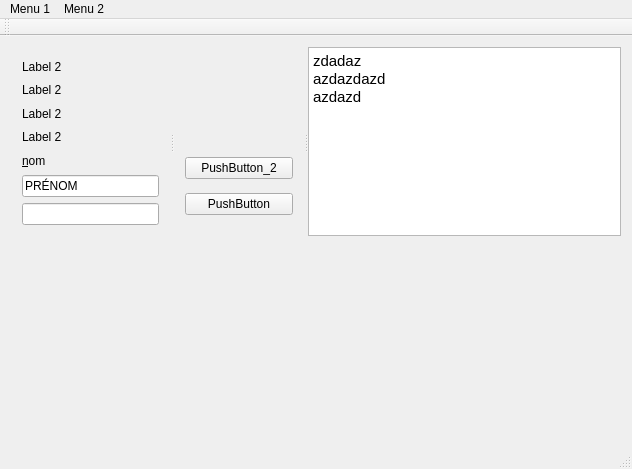
<?xml version="1.0" encoding="UTF-8"?>
<ui version="4.0">
 <class>MainWindow</class>
 <widget class="QMainWindow" name="MainWindow">
  <property name="enabled">
   <bool>true</bool>
  </property>
  <property name="geometry">
   <rect>
    <x>0</x>
    <y>0</y>
    <width>632</width>
    <height>469</height>
   </rect>
  </property>
  <property name="sizePolicy">
   <sizepolicy hsizetype="Preferred" vsizetype="Expanding">
    <horstretch>0</horstretch>
    <verstretch>0</verstretch>
   </sizepolicy>
  </property>
  <property name="palette">
   <palette>
    <active>
     <colorrole role="Mid">
      <brush brushstyle="SolidPattern">
       <color alpha="255">
        <red>138</red>
        <green>226</green>
        <blue>52</blue>
       </color>
      </brush>
     </colorrole>
    </active>
    <inactive>
     <colorrole role="Mid">
      <brush brushstyle="SolidPattern">
       <color alpha="255">
        <red>138</red>
        <green>226</green>
        <blue>52</blue>
       </color>
      </brush>
     </colorrole>
    </inactive>
    <disabled>
     <colorrole role="Mid">
      <brush brushstyle="SolidPattern">
       <color alpha="255">
        <red>138</red>
        <green>226</green>
        <blue>52</blue>
       </color>
      </brush>
     </colorrole>
    </disabled>
   </palette>
  </property>
  <property name="cursor">
   <cursorShape>ArrowCursor</cursorShape>
  </property>
  <property name="contextMenuPolicy">
   <enum>Qt::NoContextMenu</enum>
  </property>
  <property name="windowTitle">
   <string>MainWindow</string>
  </property>
  <property name="TEst" stdset="0">
   <bool>false</bool>
  </property>
  <property name="zefz" stdset="0">
   <bool>false</bool>
  </property>
  <property name="zef" stdset="0">
   <bool>false</bool>
  </property>
  <widget class="QWidget" name="centralWidget">
   <layout class="QVBoxLayout" name="verticalLayout_3">
    <item>
     <widget class="QSplitter" name="splitter">
      <property name="orientation">
       <enum>Qt::Horizontal</enum>
      </property>
      <widget class="QWidget" name="layoutWidget">
       <layout class="QVBoxLayout" name="verticalLayout">
        <item>
         <widget class="QLabel" name="label_2">
          <property name="text">
           <string>Label 2</string>
          </property>
         </widget>
        </item>
        <item>
         <widget class="QLabel" name="label_3">
          <property name="text">
           <string>Label 2</string>
          </property>
         </widget>
        </item>
        <item>
         <widget class="QLabel" name="label_5">
          <property name="text">
           <string>Label 2</string>
          </property>
         </widget>
        </item>
        <item>
         <widget class="QLabel" name="label_4">
          <property name="text">
           <string>Label 2</string>
          </property>
         </widget>
        </item>
        <item>
         <widget class="QLabel" name="label">
          <property name="text">
           <string>&amp;nom</string>
          </property>
          <property name="buddy">
           <cstring>lineEdit</cstring>
          </property>
         </widget>
        </item>
        <item>
         <widget class="QLineEdit" name="lineEdit_2">
          <property name="text">
           <string>PRÉNOM</string>
          </property>
         </widget>
        </item>
        <item>
         <widget class="QLineEdit" name="lineEdit">
          <property name="text">
           <string/>
          </property>
         </widget>
        </item>
       </layout>
      </widget>
      <widget class="QWidget" name="layoutWidget">
       <layout class="QVBoxLayout" name="verticalLayout_2">
        <item>
         <spacer name="horizontalSpacer_5">
          <property name="orientation">
           <enum>Qt::Horizontal</enum>
          </property>
          <property name="sizeHint" stdset="0">
           <size>
            <width>40</width>
            <height>20</height>
           </size>
          </property>
         </spacer>
        </item>
        <item>
         <spacer name="horizontalSpacer_4">
          <property name="orientation">
           <enum>Qt::Horizontal</enum>
          </property>
          <property name="sizeHint" stdset="0">
           <size>
            <width>40</width>
            <height>20</height>
           </size>
          </property>
         </spacer>
        </item>
        <item>
         <spacer name="horizontalSpacer_3">
          <property name="orientation">
           <enum>Qt::Horizontal</enum>
          </property>
          <property name="sizeHint" stdset="0">
           <size>
            <width>40</width>
            <height>20</height>
           </size>
          </property>
         </spacer>
        </item>
        <item>
         <spacer name="horizontalSpacer_2">
          <property name="orientation">
           <enum>Qt::Horizontal</enum>
          </property>
          <property name="sizeHint" stdset="0">
           <size>
            <width>40</width>
            <height>18</height>
           </size>
          </property>
         </spacer>
        </item>
        <item>
         <spacer name="horizontalSpacer">
          <property name="orientation">
           <enum>Qt::Horizontal</enum>
          </property>
          <property name="sizeHint" stdset="0">
           <size>
            <width>40</width>
            <height>13</height>
           </size>
          </property>
         </spacer>
        </item>
        <item>
         <widget class="QPushButton" name="pushButton_2">
          <property name="whatsThis">
           <string>&lt;html&gt;&lt;head/&gt;&lt;body&gt;&lt;p&gt;Tesxte explicatif&lt;/p&gt;&lt;/body&gt;&lt;/html&gt;</string>
          </property>
          <property name="text">
           <string>PushButton_2</string>
          </property>
         </widget>
        </item>
        <item>
         <widget class="QPushButton" name="pushButton">
          <property name="text">
           <string>PushButton</string>
          </property>
         </widget>
        </item>
       </layout>
      </widget>
      <widget class="QTextBrowser" name="textBrowser">
       <property name="html">
        <string>&lt;!DOCTYPE HTML PUBLIC &quot;-//W3C//DTD HTML 4.0//EN&quot; &quot;http://www.w3.org/TR/REC-html40/strict.dtd&quot;&gt;
&lt;html&gt;&lt;head&gt;&lt;meta name=&quot;qrichtext&quot; content=&quot;1&quot; /&gt;&lt;style type=&quot;text/css&quot;&gt;
p, li { white-space: pre-wrap; }
&lt;/style&gt;&lt;/head&gt;&lt;body style=&quot; font-family:'Ubuntu'; font-size:11pt; font-weight:400; font-style:normal;&quot;&gt;
&lt;p style=&quot; margin-top:0px; margin-bottom:0px; margin-left:0px; margin-right:0px; -qt-block-indent:0; text-indent:0px;&quot;&gt;zdadaz&lt;/p&gt;
&lt;p style=&quot; margin-top:0px; margin-bottom:0px; margin-left:0px; margin-right:0px; -qt-block-indent:0; text-indent:0px;&quot;&gt;azdazdazd&lt;/p&gt;
&lt;p style=&quot; margin-top:0px; margin-bottom:0px; margin-left:0px; margin-right:0px; -qt-block-indent:0; text-indent:0px;&quot;&gt;azdazd&lt;/p&gt;
&lt;p style=&quot;-qt-paragraph-type:empty; margin-top:0px; margin-bottom:0px; margin-left:0px; margin-right:0px; -qt-block-indent:0; text-indent:0px;&quot;&gt;&lt;br /&gt;&lt;/p&gt;&lt;/body&gt;&lt;/html&gt;</string>
       </property>
      </widget>
     </widget>
    </item>
    <item>
     <spacer name="verticalSpacer">
      <property name="orientation">
       <enum>Qt::Vertical</enum>
      </property>
      <property name="sizeHint" stdset="0">
       <size>
        <width>20</width>
        <height>202</height>
       </size>
      </property>
     </spacer>
    </item>
   </layout>
  </widget>
  <widget class="QToolBar" name="mainToolBar">
   <attribute name="toolBarArea">
    <enum>TopToolBarArea</enum>
   </attribute>
   <attribute name="toolBarBreak">
    <bool>false</bool>
   </attribute>
  </widget>
  <widget class="QStatusBar" name="statusBar"/>
  <widget class="QMenuBar" name="menuBar">
   <property name="geometry">
    <rect>
     <x>0</x>
     <y>0</y>
     <width>632</width>
     <height>22</height>
    </rect>
   </property>
   <widget class="QMenu" name="menuMenu_1">
    <property name="title">
     <string>Menu 1</string>
    </property>
    <addaction name="actionSous_part_1"/>
    <addaction name="actionSous_part2"/>
   </widget>
   <widget class="QMenu" name="menuMenu_2">
    <property name="title">
     <string>Menu 2</string>
    </property>
   </widget>
   <addaction name="menuMenu_1"/>
   <addaction name="menuMenu_2"/>
  </widget>
  <action name="actiona_aea_e">
   <property name="text">
    <string>a&quot;aea&quot;e</string>
   </property>
  </action>
  <action name="actiona_ea_e_2">
   <property name="text">
    <string>a&quot;ea&quot;e</string>
   </property>
  </action>
  <action name="actionTexte">
   <property name="text">
    <string>Texte</string>
   </property>
   <property name="toolTip">
    <string>blabla</string>
   </property>
  </action>
  <action name="actionSous_part_1">
   <property name="text">
    <string>Sous part 1</string>
   </property>
  </action>
  <action name="actionSous_part2">
   <property name="text">
    <string>Sous part2</string>
   </property>
  </action>
 </widget>
 <layoutdefault spacing="6" margin="11"/>
 <resources/>
 <connections/>
</ui>
